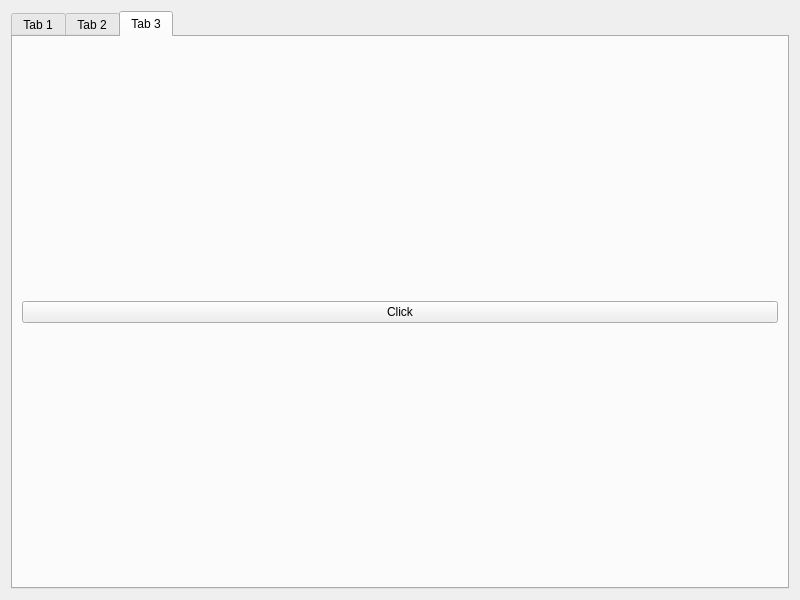
<?xml version="1.0" encoding="UTF-8"?>
<ui version="4.0">
 <class>Widget</class>
 <widget class="QWidget" name="Widget">
  <property name="geometry">
   <rect>
    <x>0</x>
    <y>0</y>
    <width>800</width>
    <height>600</height>
   </rect>
  </property>
  <property name="windowTitle">
   <string>Widget</string>
  </property>
  <layout class="QVBoxLayout" name="verticalLayout">
   <item>
    <widget class="QTabWidget" name="tabWidget">
     <property name="currentIndex">
      <number>2</number>
     </property>
     <widget class="QWidget" name="tab">
      <attribute name="title">
       <string>Tab 1</string>
      </attribute>
      <layout class="QHBoxLayout" name="horizontalLayout">
       <item>
        <widget class="QPushButton" name="pushButton">
         <property name="text">
          <string>one </string>
         </property>
        </widget>
       </item>
       <item>
        <widget class="QPushButton" name="pushButton_2">
         <property name="text">
          <string>Two</string>
         </property>
        </widget>
       </item>
      </layout>
     </widget>
     <widget class="QWidget" name="tab_2">
      <attribute name="title">
       <string>Tab 2</string>
      </attribute>
      <layout class="QVBoxLayout" name="verticalLayout_2">
       <item>
        <widget class="QLineEdit" name="lineEdit"/>
       </item>
      </layout>
     </widget>
     <widget class="QWidget" name="tab_3">
      <attribute name="title">
       <string>Tab 3</string>
      </attribute>
      <layout class="QVBoxLayout" name="verticalLayout_3">
       <item>
        <widget class="QPushButton" name="pushButton_3">
         <property name="text">
          <string>Click</string>
         </property>
        </widget>
       </item>
      </layout>
     </widget>
    </widget>
   </item>
  </layout>
 </widget>
 <resources/>
 <connections/>
</ui>
